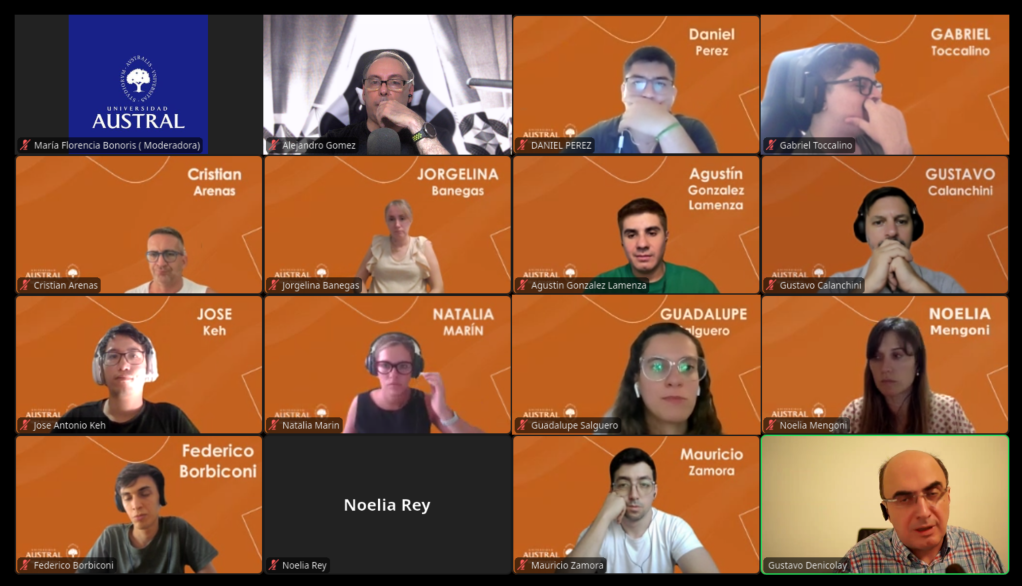
#> input picture fotos zoom/Captura desde 2025-03-07 14-22-18.png, 3066 x 1758 px, found by its file name (shown at 1/3 size)
$ jupyter execute --allow-errors nuestras_caras.ipynb
#> lines starting #> are read from the running program, lines starting #| are printed output that depends on the picture
Proyecto Nuestras Caras

[cell 1]
import numpy as np
import cv2
import os
import matplotlib.pyplot as plt
from sklearn.decomposition import PCA
from sklearn.preprocessing import StandardScaler
from sklearn.preprocessing import LabelEncoder
from sklearn.model_selection import train_test_split

Funcion para detectar la cara y recortarla. Usamos la libreria cv2

[cell 2]
# [38 lines left out: function detectar_y_recortar_cara, not called in this run]

[cell 3]
# [47 lines left out: function detectar_y_recortar_cara_v2, not called in this run]

[cell 4]
# Procesar imágenes en una carpeta
def procesar_carpeta(input_folder, output_folder, sin_caras_folder, img_size=(30, 30)):
    if not os.path.exists(output_folder):
        os.makedirs(output_folder)

    for subdir, _, files in os.walk(input_folder):
        for file in files:
            input_path = os.path.join(subdir, file)
            output_subdir = os.path.join(output_folder, os.path.basename(subdir))

            if not os.path.exists(output_subdir):
                os.makedirs(output_subdir)

            output_path = os.path.join(output_subdir, file)
            detectar_y_recortar_cara_v2(input_path, output_path, sin_caras_folder, img_size)

# Ejecutar
input_folder = '../Eigenfaces/Eigenfaces'
output_folder = '../Eigenfaces/procesadas2'
sin_caras_folder = '../Eigenfaces/sin_caras'

procesar_carpeta(input_folder, output_folder, sin_caras_folder)

Cargar las imagenes procesadas

[cell 5]
def cargar_imagenes(input_folder, img_size=(30, 30)):
    X = []
    y = []
    label_dict = {}
    label_counter = 0

    # Recorrer las carpetas de imágenes procesadas
    for subdir, _, files in os.walk(input_folder):
        if not files:
            continue
        if subdir not in label_dict:
            label_dict[subdir] = label_counter
            label_counter += 1

        for file in files:
            img_path = os.path.join(subdir, file)
            img = cv2.imread(img_path, cv2.IMREAD_GRAYSCALE)
            if img is not None:
                img_resized = cv2.resize(img, img_size)
                X.append(img_resized.flatten())
                y.append(label_dict[subdir])

    print(f"Se cargaron {len(X)} imágenes.")
    return np.array(X), np.array(y)

Script para detectar las caras de captura de zoom

[cell 6]
import cv2
import matplotlib.pyplot as plt

# Load the image
image_path = 'test/fotos zoom/Captura desde 2025-03-07 14-22-18.png'
img = cv2.imread(image_path)
#> img is the input picture: shape (1758, 3066, 3); mean B, G, R 59.1, 90.7, 142.6

# Convert to grayscale for face detection
gray = cv2.cvtColor(img, cv2.COLOR_BGR2GRAY)
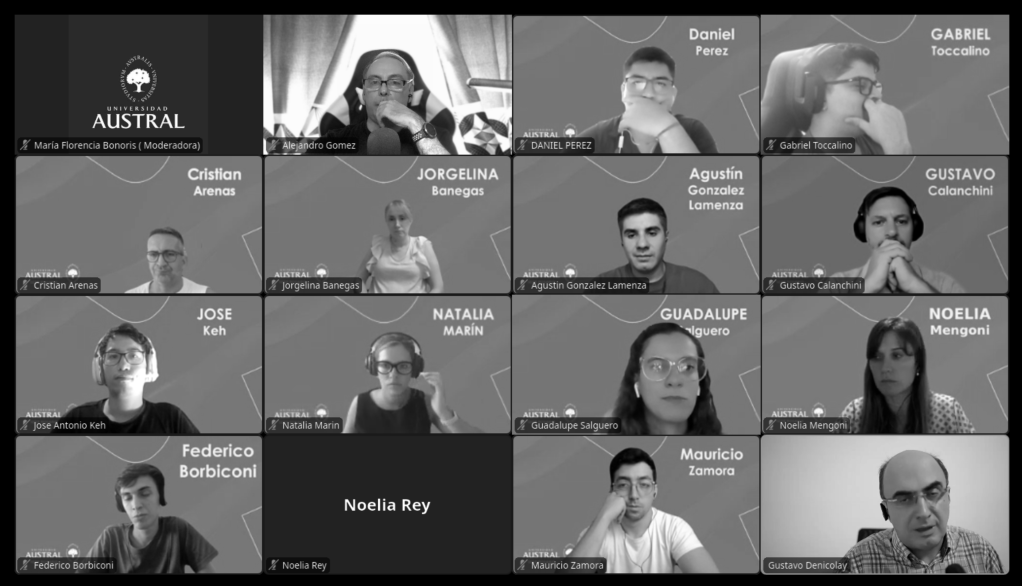
#> gray: shape (1758, 3066) (shown at 1/3 size); min 0, max 255, mean 102.6

# Load the Haar Cascade classifier for face detection
face_cascade = cv2.CascadeClassifier(cv2.data.haarcascades + 'haarcascade_frontalface_default.xml')

# Detect faces
faces = face_cascade.detectMultiScale(gray, scaleFactor=1.1, minNeighbors=5)
#> faces = [[1138, 616, 108, 108], [421, 710, 139, 139], [2590, 1010, 160, 160], [1823, 1390, 159, 159], [344, 1437, 133, 133], [2588, 598, 165, 165], [1844, 635, 166, 166], [1072, 178, 165, 165], [1852, 174, 169, 169], [297, 1008, 149, 149], [1894, 1007, 245, 245], [2632, 1389, 255, 255]]

# Draw rectangles around detected faces
for (x, y, w, h) in faces:
    cv2.rectangle(img, (x, y), (x+w, y+h), (255, 0, 0), 2)
#> this loop made 12 passes

# Convert from BGR to RGB for displaying
img_rgb = cv2.cvtColor(img, cv2.COLOR_BGR2RGB)

# Show the result
plt.figure(figsize=(10, 8))
plt.imshow(img_rgb)
plt.axis('off')
plt.title(f"Detected Faces: {len(faces)}")
plt.show()

[cell 7]
def extract_faces_from_folder(input_folder, output_folder):
    # Create output folder if it doesn't exist
#> called with input_folder = '../Eigenfaces/test/fotos zoom', output_folder = '../Eigenfaces/test/detectadas'
    os.makedirs(output_folder, exist_ok=True)

    # Load Haar Cascade classifier
    face_cascade = cv2.CascadeClassifier(cv2.data.haarcascades + 'haarcascade_frontalface_default.xml')

    # Process each image in the folder
    for filename in os.listdir(input_folder):
        image_path = os.path.join(input_folder, filename)

        # Validate if it's an image
        if not filename.lower().endswith(('.png', '.jpg', '.jpeg')):
            print(f"Skipping non-image file: {filename}")
            continue

        # Read and convert to grayscale
        img = cv2.imread(image_path)
        if img is None:
            print(f"Failed to read image: {filename}")
            continue

        gray = cv2.cvtColor(img, cv2.COLOR_BGR2GRAY)

        # Detect faces
        faces = face_cascade.detectMultiScale(gray, scaleFactor=1.1, minNeighbors=5)

        if len(faces) == 0:
            print(f"No faces detected in {filename}")
            continue

        print(f"{len(faces)} face(s) detected in {filename}")
#| 12 face(s) detected in Captura desde 2025-03-07 14-22-18.png

        # Extract and save faces
        for i, (x, y, w, h) in enumerate(faces):
            face = gray[y:y+h, x:x+w]
            face_filename = f"{os.path.splitext(filename)[0]}_face_{i+1}.jpg"
            face_path = os.path.join(output_folder, face_filename)
            cv2.imwrite(face_path, face)
            print(f"Saved face {i+1} from {filename} to {face_path}")
#> this loop made 12 passes
#| Saved face 1 from Captura desde 2025-03-07 14-22-18.png to ../Eigenfaces/test/detectadas/Captura desde 2025-03-07 14-22-18_face_1.jpg
#| Saved face 2 from Captura desde 2025-03-07 14-22-18.png to ../Eigenfaces/test/detectadas/Captura desde 2025-03-07 14-22-18_face_2.jpg
#| Saved face 3 from Captura desde 2025-03-07 14-22-18.png to ../Eigenfaces/test/detectadas/Captura desde 2025-03-07 14-22-18_face_3.jpg
#| Saved face 4 from Captura desde 2025-03-07 14-22-18.png to ../Eigenfaces/test/detectadas/Captura desde 2025-03-07 14-22-18_face_4.jpg
#| Saved face 5 from Captura desde 2025-03-07 14-22-18.png to ../Eigenfaces/test/detectadas/Captura desde 2025-03-07 14-22-18_face_5.jpg
#| Saved face 6 from Captura desde 2025-03-07 14-22-18.png to ../Eigenfaces/test/detectadas/Captura desde 2025-03-07 14-22-18_face_6.jpg
#| Saved face 7 from Captura desde 2025-03-07 14-22-18.png to ../Eigenfaces/test/detectadas/Captura desde 2025-03-07 14-22-18_face_7.jpg
#| Saved face 8 from Captura desde 2025-03-07 14-22-18.png to ../Eigenfaces/test/detectadas/Captura desde 2025-03-07 14-22-18_face_8.jpg
#> (further printed lines are left out)
#> pass 1, in extract_faces_from_folder, `face = gray[y:y+h, x:x+w]`:
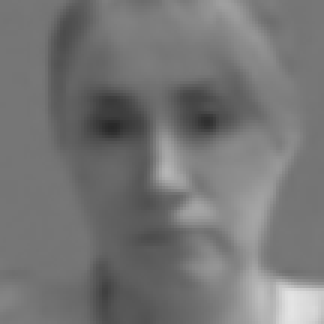
#> face: shape (108, 108) (shown 3 times larger); min 40, max 228, mean 116.9
#> pass 2, in extract_faces_from_folder, `face = gray[y:y+h, x:x+w]`:
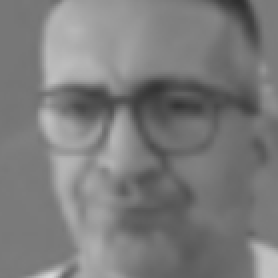
#> face: shape (139, 139) (shown 2 times larger); min 46, max 217, mean 123.6
#> pass 3, in extract_faces_from_folder, `face = gray[y:y+h, x:x+w]`:
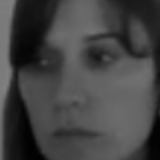
#> face: shape (160, 160); min 1, max 130, mean 67.9

    print("Face extraction completed.")

# Example usage
input_folder = '../Eigenfaces/test/fotos zoom'
output_folder = '../Eigenfaces/test/detectadas'
extract_faces_from_folder(input_folder, output_folder)

[cell 8]
# Create a directory to save the extracted faces
output_folder = '../Eigenfaces/test'
os.makedirs(output_folder, exist_ok=True)

# Extract and save each detected face
face_images = []
for i, (x, y, w, h) in enumerate(faces):
    face = img[y:y+h, x:x+w]
    face_path = os.path.join(output_folder, f"face_{i+1}.jpg")
    cv2.imwrite(face_path, face)
    face_images.append(face_path)
#> this loop made 12 passes
#> pass 1, `face = img[y:y+h, x:x+w]`:
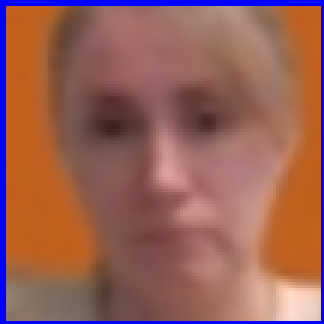
#> face: shape (108, 108, 3) (shown 3 times larger); mean B, G, R 88.3, 96.4, 150.9
#> pass 2, `face = img[y:y+h, x:x+w]`:
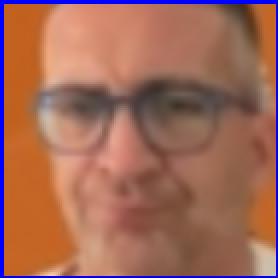
#> face: shape (139, 139, 3) (shown 2 times larger); mean B, G, R 88.2, 104.7, 160.5
#> pass 3, `face = img[y:y+h, x:x+w]`:
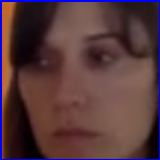
#> face: shape (160, 160, 3); mean B, G, R 60.2, 57, 87.2
#> after the loop, face_images = 12 items, first 6: '../Eigenfaces/test/face_1.jpg', '../Eigenfaces/test/face_2.jpg', '../Eigenfaces/test/face_3.jpg', '../Eigenfaces/test/face_4.jpg', '../Eigenfaces/test/face_5.jpg', '../Eigenfaces/test/face_6.jpg'

face_images
#> Out has the same summary as face_images

[cell 9]
# Cargar imágenes procesadas
input_folder = '../Eigenfaces/procesadas2'
X, y = cargar_imagenes(input_folder)
#> pass 2 of the loop in cargar_imagenes, `for subdir, _, files in os.walk(input_folder):`:
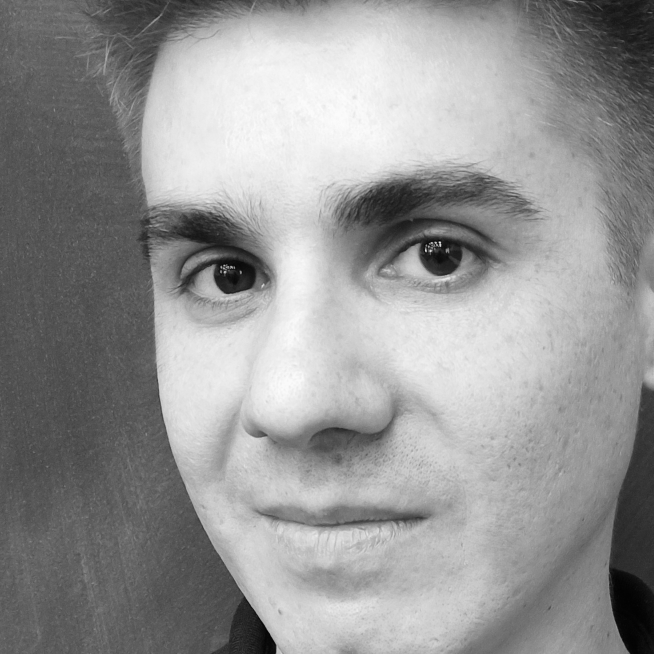
#> input picture procesadas2/Agustín/1742907850091.jpg, 1308 x 1308 px (shown at 1/2 size)
#> in cargar_imagenes, img is the input picture: shape (1308, 1308); min 0, max 255, mean 149.2
#> in cargar_imagenes, `img_resized = cv2.resize(img, img_size)`:
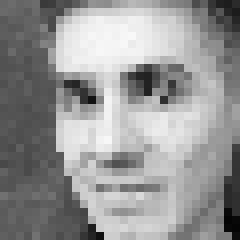
#> img_resized: shape (30, 30) (shown 8 times larger); min 4, max 248, mean 149.4
#> pass 3 of the loop in cargar_imagenes, `for subdir, _, files in os.walk(input_folder):`:
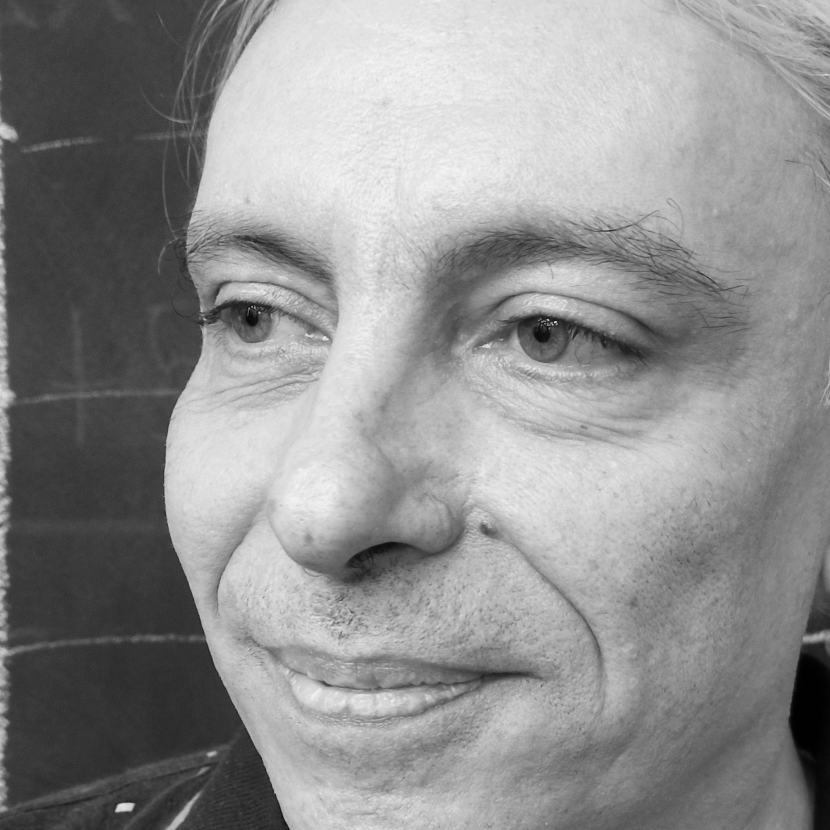
#> input picture procesadas2/Alejandro/1742907849755.jpg, 1660 x 1660 px (shown at 1/2 size)
#> in cargar_imagenes, img is the input picture: shape (1660, 1660); min 0, max 246, mean 142.9
#> in cargar_imagenes, `img_resized = cv2.resize(img, img_size)`:
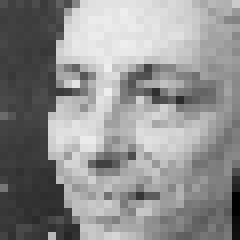
#> img_resized: shape (30, 30) (shown 8 times larger); min 0, max 238, mean 142.6
#| Se cargaron 2 imágenes.
#> y = [0, 1]

# Estandarizar las imágenes
scaler = StandardScaler()
X_scaled = scaler.fit_transform(X)

# Aplicar PCA
pca = PCA(n_components=0.95)  # Mantener el 95% de la varianza
X_pca = pca.fit_transform(X_scaled)
#> X_pca = [29.83, -29.83]

print(f"Dimensiones originales: {X.shape[1]}")
#| Dimensiones originales: 900
print(f"Dimensiones después de PCA: {X_pca.shape[1]}")
#| Dimensiones después de PCA: 1

[cell 10]
# Visualizar la varianza acumulada
plt.figure(figsize=(8, 5))
plt.plot(np.cumsum(pca.explained_variance_ratio_))
plt.xlabel('Número de Componentes')
plt.ylabel('Varianza Acumulada')
plt.grid(True)
plt.title('Varianza Explicada por PCA')
plt.show()
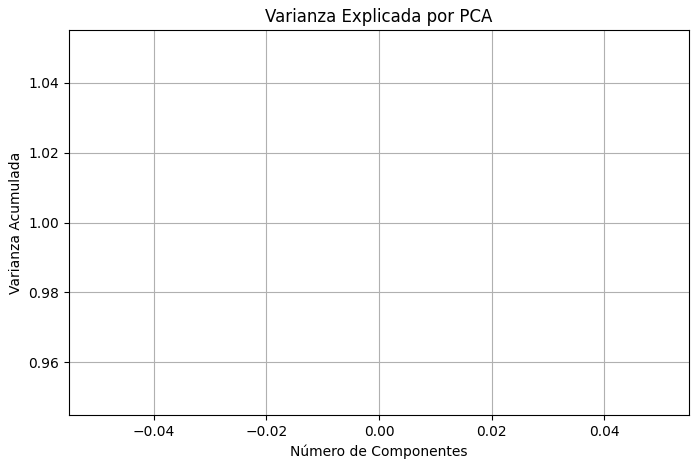
#> figure drawn by matplotlib, 1 panel

Cara promedio

[cell 11]
mean_face = np.mean(X, axis=0)
#> mean_face = 900 values, max 242.5 at index 165, min 9.5 at index 839, mean 146

# Convertir a imagen 2D
mean_face_image = mean_face.reshape(30, 30)
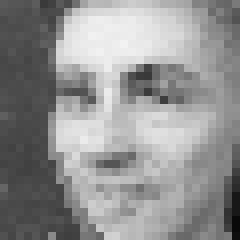
#> mean_face_image: shape (30, 30) float64 (shown 8 times larger); min 9.5, max 242.5, mean 146

# Visualizar la cara promedio
plt.figure(figsize=(6, 6))
plt.imshow(mean_face_image, cmap='gray')
plt.title("Cara Promedio")
plt.axis('off')
plt.show()
